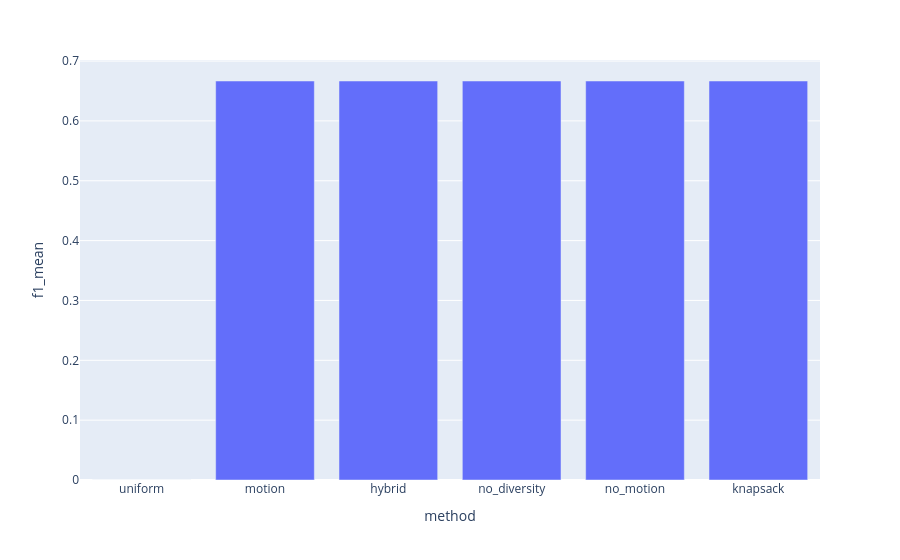

Here is the notebook cell this chart was saved with:
### Markdown cell above
## 5. Nâng cao: tối ưu và thực nghiệm
Knapsack 0/1 tối đa hóa tổng score × duration. Chi phí thời lượng được làm tròn lên, ngân sách làm tròn xuống để không vượt giới hạn. Tối ưu trên bài toán lượng tử hóa, không tối ưu trực tiếp chất lượng ngữ nghĩa. Không cộng thưởng đa dạng vào DP vì thưởng này phụ thuộc tập đã chọn. Baseline uniform phân bố các đoạn theo thời gian bằng chia đôi đệ quy. So sánh trên cùng ngân sách; báo cáo tỷ lệ thực tế.

### Code cell
from experiments import compare, aggregate
comparison = compare(df,meta,gt,.25)
display(comparison)
px.bar(comparison,x="method",y="f1_mean").show()

### Figure 1 — Plotly figure (JSON) as saved in the notebook; plotly's stock layout.template omitted (floating-point values rounded to 4 significant figures)
{"data": [{"hovertemplate": "method=%{x}<br>f1_mean=%{y}<extra></extra>", "legendgroup": "", "marker": {"color": "#636efa", "pattern": {"shape": ""}}, "name": "", "orientation": "v", "showlegend": false, "textposition": "auto", "type": "bar", "x": ["uniform", "motion", "hybrid", "no_diversity", "no_motion", "knapsack"], "xaxis": "x", "y": [0.0, 0.6667, 0.6667, 0.6667, 0.6667, 0.6667], "yaxis": "y"}], "layout": {"barmode": "relative", "legend": {"tracegroupgap": 0}, "margin": {"t": 60}, "xaxis": {"anchor": "y", "domain": [0.0, 1.0], "title": {"text": "method"}}, "yaxis": {"anchor": "x", "domain": [0.0, 1.0], "title": {"text": "f1_mean"}}}}
